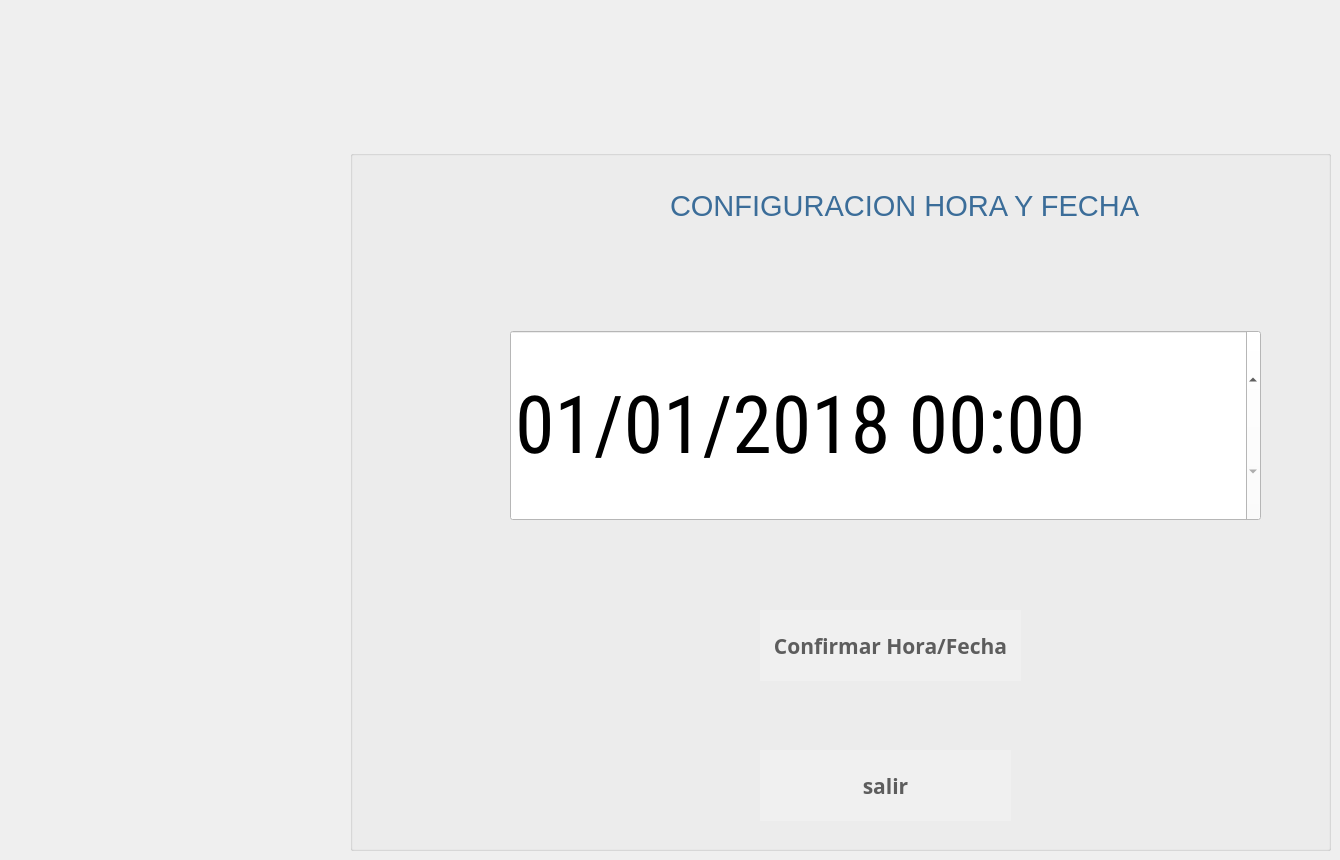
   <widget class="QWidget" name="page_38">
    <widget class="QGroupBox" name="groupBox_10">
     <property name="geometry">
      <rect>
       <x>350</x>
       <y>150</y>
       <width>981</width>
       <height>701</height>
      </rect>
     </property>
     <property name="styleSheet">
      <string notr="true">background-color: transparent
</string>
     </property>
     <property name="title">
      <string/>
     </property>
     <widget class="QPushButton" name="bcambiarFecha">
      <property name="geometry">
       <rect>
        <x>410</x>
        <y>460</y>
        <width>261</width>
        <height>71</height>
       </rect>
      </property>
      <property name="font">
       <font>
        <family>Ubuntu Mono</family>
        <pointsize>16</pointsize>
        <weight>75</weight>
        <italic>false</italic>
        <bold>true</bold>
        <underline>false</underline>
       </font>
      </property>
      <property name="toolTip">
       <string>Ayuda</string>
      </property>
      <property name="whatsThis">
       <string extracomment="help"/>
      </property>
      <property name="styleSheet">
       <string notr="true">background-color:rgb(240, 240, 240);
color:rgb(93, 93, 93);
border-radius:80%</string>
      </property>
      <property name="text">
       <string>Confirmar Hora/Fecha</string>
      </property>
      <property name="icon">
       <iconset>
        <normaloff>../../../../../cajsSATELITE/eum/app/cajeroF/iconos/fl.png</normaloff>../../../../../cajsSATELITE/eum/app/cajeroF/iconos/fl.png</iconset>
      </property>
      <property name="iconSize">
       <size>
        <width>40</width>
        <height>40</height>
       </size>
      </property>
      <property name="toolTipDuration" stdset="0">
       <number>3</number>
      </property>
     </widget>
     <widget class="QLabel" name="ltime_67">
      <property name="geometry">
       <rect>
        <x>320</x>
        <y>40</y>
        <width>491</width>
        <height>31</height>
       </rect>
      </property>
      <property name="font">
       <font>
        <family>Segoe UI</family>
        <pointsize>22</pointsize>
        <weight>50</weight>
        <italic>false</italic>
        <bold>false</bold>
       </font>
      </property>
      <property name="styleSheet">
       <string notr="true">background-color:transparent;
color:rgb(59, 109, 153);

</string>
      </property>
      <property name="text">
       <string>CONFIGURACION HORA Y FECHA</string>
      </property>
     </widget>
     <widget class="QDateTimeEdit" name="dtime">
      <property name="geometry">
       <rect>
        <x>160</x>
        <y>180</y>
        <width>751</width>
        <height>191</height>
       </rect>
      </property>
      <property name="font">
       <font>
        <family>Roboto Condensed</family>
        <pointsize>60</pointsize>
        <weight>50</weight>
        <italic>false</italic>
        <bold>false</bold>
       </font>
      </property>
      <property name="styleSheet">
       <string notr="true">background-color:white</string>
      </property>
      <property name="correctionMode">
       <enum>QAbstractSpinBox::CorrectToPreviousValue</enum>
      </property>
      <property name="date">
       <date>
        <year>2018</year>
        <month>1</month>
        <day>1</day>
       </date>
      </property>
      <property name="displayFormat">
       <string>MM/dd/yyyy HH:mm</string>
      </property>
      <property name="timeSpec">
       <enum>Qt::LocalTime</enum>
      </property>
     </widget>
     <widget class="QPushButton" name="bsalirCambiarFecha">
      <property name="geometry">
       <rect>
        <x>410</x>
        <y>600</y>
        <width>251</width>
        <height>71</height>
       </rect>
      </property>
      <property name="font">
       <font>
        <family>Ubuntu Mono</family>
        <pointsize>16</pointsize>
        <weight>75</weight>
        <italic>false</italic>
        <bold>true</bold>
        <underline>false</underline>
       </font>
      </property>
      <property name="toolTip">
       <string>Ayuda</string>
      </property>
      <property name="whatsThis">
       <string extracomment="help"/>
      </property>
      <property name="styleSheet">
       <string notr="true">background-color:rgb(240, 240, 240);
color:rgb(93, 93, 93);
border-radius:80%</string>
      </property>
      <property name="text">
       <string>salir</string>
      </property>
      <property name="icon">
       <iconset>
        <normaloff>../../../../../cajsSATELITE/eum/app/cajeroF/iconos/fb5.png</normaloff>../../../../../cajsSATELITE/eum/app/cajeroF/iconos/fb5.png</iconset>
      </property>
      <property name="iconSize">
       <size>
        <width>40</width>
        <height>40</height>
       </size>
      </property>
      <property name="toolTipDuration" stdset="0">
       <number>3</number>
      </property>
     </widget>
    </widget>
   </widget>
